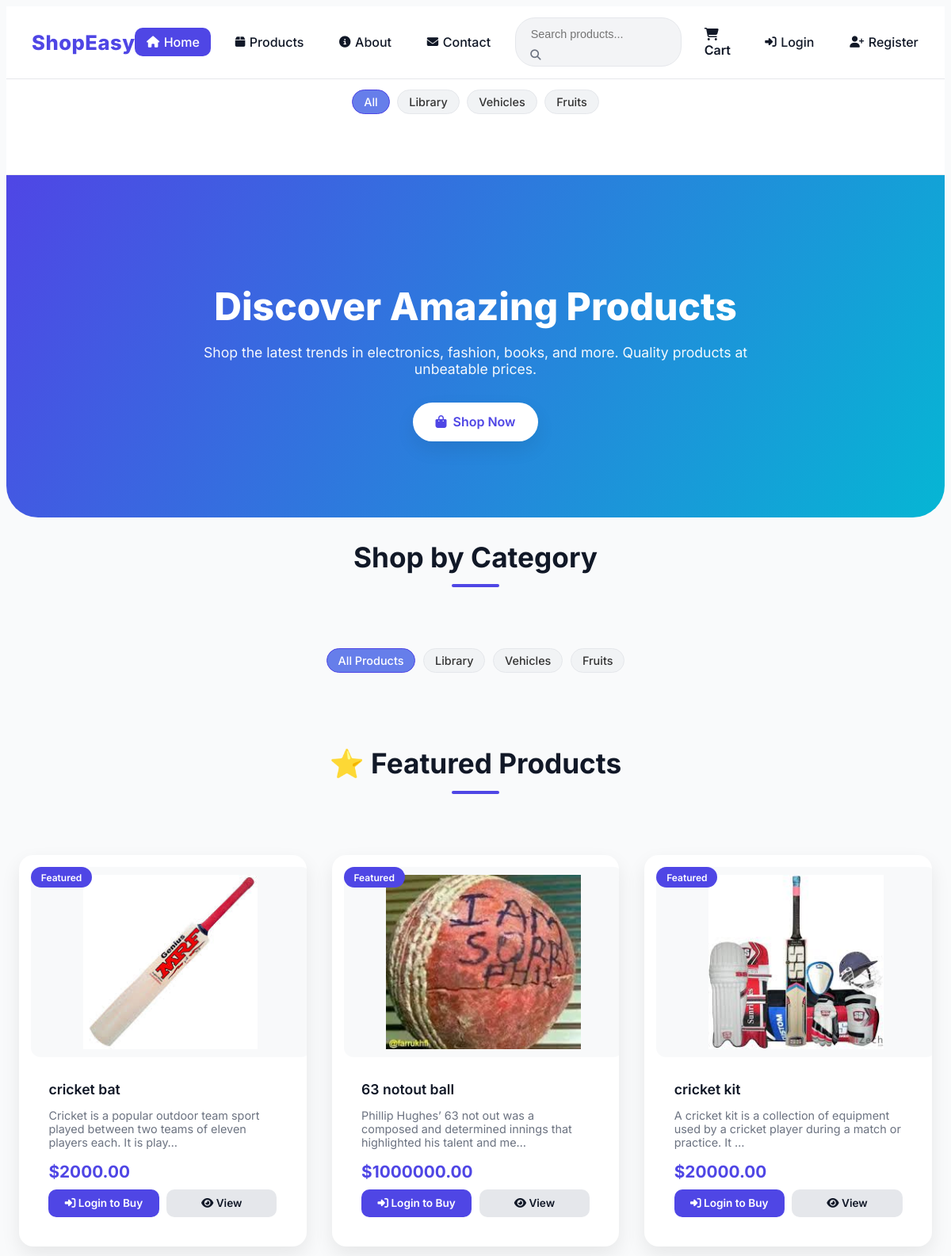
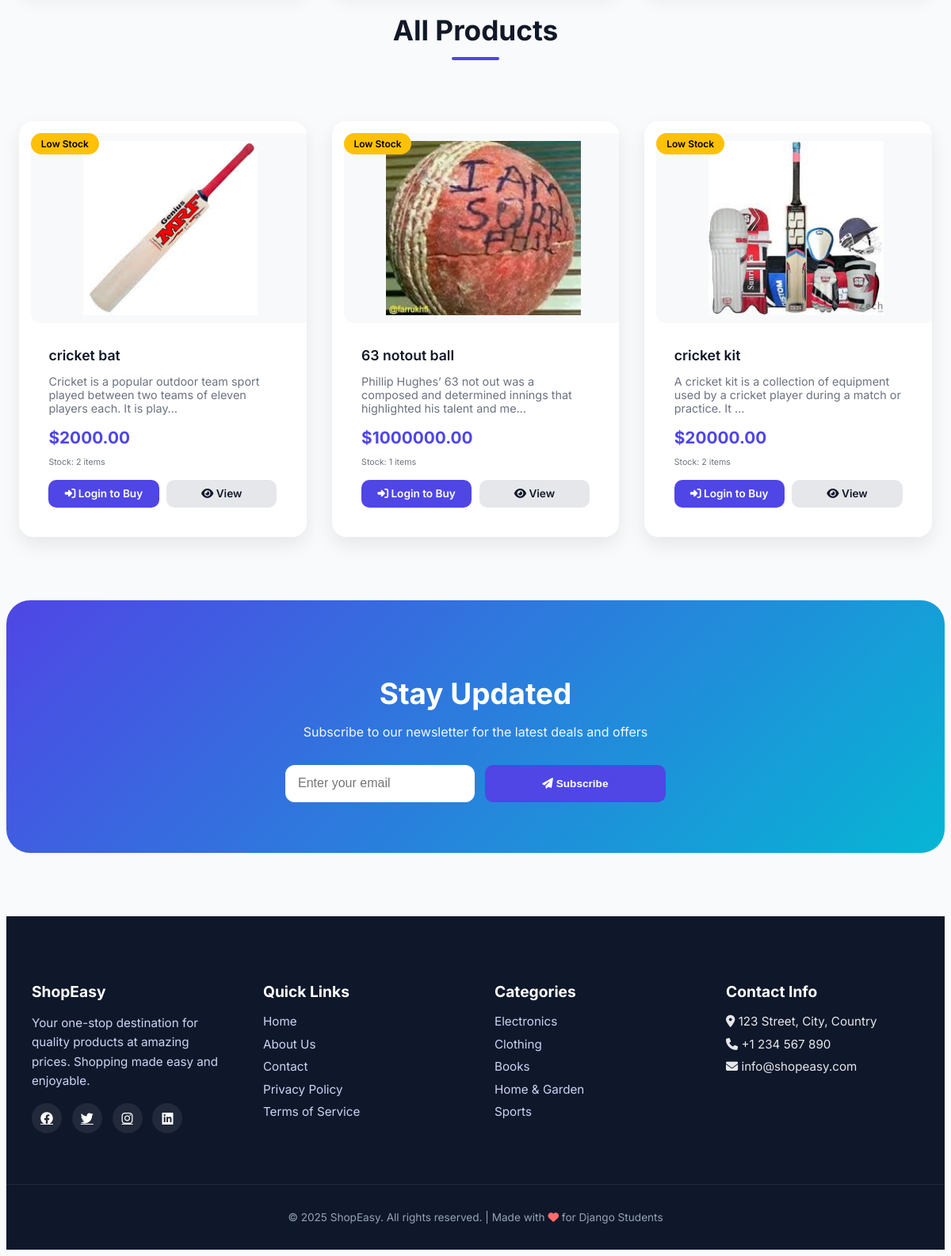
The page / on the database its author committed (2 pictures, top to bottom).
### myApp/models.py (models this page shows, shortened)
class Category(models.Model):
    name = models.CharField(max_length=100)
    description = models.TextField(blank=True, null=True)
    class Meta:
        verbose_name_plural = "Categories"

class Product(models.Model):
    name = models.CharField(max_length=200)
    description = models.TextField()
    price = models.DecimalField(max_digits=10, decimal_places=2)
    category = models.ForeignKey(Category, on_delete=models.CASCADE, related_name='products', null=True, blank=True)
    image = models.ImageField(upload_to='products/', blank=True, null=True)
    stock = models.IntegerField(default=0)
    featured = models.BooleanField(default=False)
    created_at = models.DateTimeField(auto_now_add=True)

### myApp/views.py (the view)
# urls.py: path('', views.home, name='home'),
def home(request):
    products = Product.objects.all()[:8]  # Show first 8 products
    featured_products = Product.objects.filter(featured=True)[:4]
    categories = Category.objects.all()
    return render(request, 'home.html', {
        'products': products,  # Pass all products
        'featured_products': featured_products,
        'categories': categories
    })

### myApp/templates/home.html (shortened to what this page needs)
{% extends 'base.html' %}
{% load static %}
{% block content %}
<section class="hero">
    <div class="hero-content">
        <h1>Discover Amazing Products</h1>
        <p>Shop the latest trends in electronics, fashion, books, and more. Quality products at unbeatable prices.</p>
        <a href="#products" class="cta-button pulse">
            <i class="fas fa-shopping-bag"></i> Shop Now
        </a>
    </div>
</section>
<div class="container">
    <div class="section-title">
        <h2>Shop by Category</h2>
    </div>
    <div class="categories">
        <a href="#" class="category-tag active" data-category="all">All Products</a>
        {% for category in categories %}
        <a href="#" class="category-tag" data-category="{{ category.name|lower }}">
            {{ category.name }}
        </a>
        {% endfor %}
    </div>
</div>
<div class="container">
    <div class="section-title">
        <h2>⭐ Featured Products</h2>
    </div>
    {% if featured_products %}
    <div class="product-grid">
        {% for product in featured_products %}
        <div class="product-card" data-category="{{ product.category.name|lower }}">
            {% if product.featured %}
            <div class="product-badge">Featured</div>
            {% endif %}
            <div class="product-image">
                {% if product.image %}
                <img src="{{ product.image.url }}" alt="{{ product.name }}" loading="lazy">
                {% else %}
                <div style="background: #f0f0f0; height: 100%; display: flex; align-items: center; justify-content: center; color: #999;">
                    <i class="fas fa-image fa-3x"></i>
                </div>
                {% endif %}
            </div>
            <div class="product-info">
                <h3 class="product-title">{{ product.name }}</h3>
                <p class="product-description">{{ product.description|truncatechars:100 }}</p>
                <div class="product-price">${{ product.price }}</div>
                <div class="product-actions">
                    {% if user.is_authenticated %}
                    <a href="{% url 'add_to_cart' product.id %}" class="btn btn-primary add-to-cart">
                        <i class="fas fa-cart-plus"></i> Add to Cart
                    </a>
                    {% else %}
                    <a href="{% url 'login' %}" class="btn btn-primary">
                        <i class="fas fa-sign-in-alt"></i> Login to Buy
                    </a>
                    {% endif %}
                    <a href="{% url 'product_detail' product.id %}" class="btn btn-secondary">
                        <i class="fas fa-eye"></i> View
                    </a>
                </div>
            </div>
        </div>
        {% endfor %}
    </div>
    {% else %}
    <div class="empty-state">
        <i class="fas fa-box-open fa-4x"></i>
        <h3>No featured products yet</h3>
        <p>Check back soon for amazing deals!</p>
    </div>
    {% endif %}
</div>
<div class="container" id="products">
    <div class="section-title">
        <h2>All Products</h2>
    </div>
    {% if products %}
    <div class="product-grid">
        {% for product in products %}
        <div class="product-card" data-category="{{ product.category.name|lower }}">
            {% if product.stock == 0 %}
            <div class="product-badge" style="background: #dc3545;">Out of Stock</div>
            {% elif product.stock < 10 %}
            <div class="product-badge" style="background: #ffc107; color: #000;">Low Stock</div>
            {% endif %}
            <div class="product-image">
                {% if product.image %}
                <img src="{{ product.image.url }}" alt="{{ product.name }}" loading="lazy">
                {% else %}
                <div style="background: #f0f0f0; height: 100%; display: flex; align-items: center; justify-content: center; color: #999;">
                    <i class="fas fa-image fa-3x"></i>
                </div>
                {% endif %}
            </div>
            <div class="product-info">
                <h3 class="product-title">{{ product.name }}</h3>
                <p class="product-description">{{ product.description|truncatechars:100 }}</p>
                <div class="product-price">${{ product.price }}</div>
                <div class="product-stock">
                    <small>Stock: {{ product.stock }} items</small>
                </div>
                <div class="product-actions">
                    {% if user.is_authenticated and product.stock > 0 %}
                    <a href="{% url 'add_to_cart' product.id %}" class="btn btn-primary add-to-cart">
                        <i class="fas fa-cart-plus"></i> Add to Cart
                    </a>
                    {% elif product.stock == 0 %}
                    <button class="btn btn-secondary" disabled>
                        <i class="fas fa-times-circle"></i> Out of Stock
                    </button>
                    {% else %}
                    <a href="{% url 'login' %}" class="btn btn-primary">
                        <i class="fas fa-sign-in-alt"></i> Login to Buy
                    </a>
                    {% endif %}
                    <a href="{% url 'product_detail' product.id %}" class="btn btn-secondary">
                        <i class="fas fa-eye"></i> View
                    </a>
                </div>
            </div>
        </div>
        {% endfor %}
    </div>
    {% endif %}
</div>
<section class="newsletter">
    <div class="container">
        <div class="newsletter-content">
            <h2>Stay Updated</h2>
            <p>Subscribe to our newsletter for the latest deals and offers</p>
            <form class="newsletter-form">
                <input type="email" placeholder="Enter your email" required>
                <button type="submit" class="btn btn-primary">
                    <i class="fas fa-paper-plane"></i> Subscribe
                </button>
            </form>
        </div>
    </div>
</section>
{% endblock %}

### myApp/templates/base.html (shortened to what this page needs)
<!DOCTYPE html>
<html lang="en">
<head>
    {% load static %}
    <link rel="stylesheet" href="https://cdnjs.cloudflare.com/ajax/libs/font-awesome/6.4.0/css/all.min.css">
    <link rel="stylesheet" href="{% static 'css/style.css' %}">
</head>
<body>
    <nav class="navbar">
        <a href="{% url 'home' %}" class="logo">ShopEasy</a>
        <div class="nav-links">
            <a href="{% url 'home' %}" class="nav-link {% if request.path == '/' %}active{% endif %}">
                <i class="fas fa-home"></i> Home
            </a>
            <a href="{% url 'home' %}#products" class="nav-link">
    <i class="fas fa-box"></i> Products
</a>
            <a href="{% url 'about' %}" class="nav-link {% if request.path == '/about/' %}active{% endif %}">
                <i class="fas fa-info-circle"></i> About
            </a>
            <a href="{% url 'contact' %}" class="nav-link {% if request.path == '/contact/' %}active{% endif %}">
                <i class="fas fa-envelope"></i> Contact
            </a>
            <div class="search-box">
                <form action="{% url 'search_products' %}" method="get">
                    <input type="text" name="q" id="searchInput" placeholder="Search products...">
                    <button type="submit" class="search-btn"><i class="fas fa-search"></i></button>
                </form>
            </div>
            <a href="{% url 'cart' %}" class="cart-icon">
                <i class="fas fa-shopping-cart"></i> Cart
            </a>
            {% if user.is_authenticated %}
                <span class="user-greeting">
                    <i class="fas fa-user"></i> Hi, {{ user.username }}
                </span>
                <a href="{% url 'profile' %}" class="nav-link">
                    <i class="fas fa-user-circle"></i> Profile
                </a>
                <a href="{% url 'logout' %}" class="nav-link">
                    <i class="fas fa-sign-out-alt"></i> Logout
                </a>
            {% else %}
                <a href="{% url 'login' %}" class="nav-link">
                    <i class="fas fa-sign-in-alt"></i> Login
                </a>
                <a href="{% url 'register' %}" class="nav-link">
                    <i class="fas fa-user-plus"></i> Register
                </a>
            {% endif %}
        </div>
    </nav>
    {% if categories %}
<section class="top-categories">
    <div class="container">
        <div class="categories">
            <a href="{% url 'home' %}" class="category-tag active" data-category="all">
                All
            </a>
            {% for category in categories %}
                <a href="{% url 'category' category.id %}"
                   class="category-tag">
                    {{ category.name }}
                </a>
            {% endfor %}
        </div>
    </div>
</section>
{% endif %}
    <main>
        {% block content %}{% endblock %}
    </main>
    <footer>
        <div class="footer-content">
            <div class="footer-section">
                <h3>ShopEasy</h3>
                <p>Your one-stop destination for quality products at amazing prices. Shopping made easy and enjoyable.</p>
                <div class="social-icons">
                    <a href="#"><i class="fab fa-facebook"></i></a>
                    <a href="#"><i class="fab fa-twitter"></i></a>
                    <a href="#"><i class="fab fa-instagram"></i></a>
                    <a href="#"><i class="fab fa-linkedin"></i></a>
                </div>
            </div>
            <div class="footer-section">
                <h3>Quick Links</h3>
                <ul class="footer-links">
                    <li><a href="{% url 'home' %}">Home</a></li>
                    <li><a href="{% url 'about' %}">About Us</a></li>
                    <li><a href="{% url 'contact' %}">Contact</a></li>
                    <li><a href="#">Privacy Policy</a></li>
                    <li><a href="#">Terms of Service</a></li>
                </ul>
            </div>
            <div class="footer-section">
                <h3>Categories</h3>
                <ul class="footer-links">
                    <li><a href="#">Electronics</a></li>
                    <li><a href="#">Clothing</a></li>
                    <li><a href="#">Books</a></li>
                    <li><a href="#">Home & Garden</a></li>
                    <li><a href="#">Sports</a></li>
                </ul>
            </div>
            <div class="footer-section">
                <h3>Contact Info</h3>
                <ul class="footer-links">
                    <li><i class="fas fa-map-marker-alt"></i> 123 Street, City, Country</li>
                    <li><i class="fas fa-phone"></i> +1 234 567 890</li>
                    <li><i class="fas fa-envelope"></i> info@shopeasy.com</li>
                </ul>
            </div>
        </div>
        <div class="footer-bottom">
            <p>&copy; 2025 ShopEasy. All rights reserved. | Made with <i class="fas fa-heart" style="color: #ff6b6b;"></i> for Django Students</p>
        </div>
    </footer>
</body>
</html>

### rows shown on the page
Category: name "Library"
Category: name "Vehicles"
Category: name "Fruits"
Product: featured "Featured", image (picture), name "cricket bat", description "Cricket is a popular outdoor team sport played between two teams of eleven players each. It is play…", price "2000.00", shows "Low Stock", stock "2", shows "Login to Buy"
Product: featured "Featured", image (picture), name "63 notout ball", description "Phillip Hughes’ 63 not out was a composed and determined innings that highlighted his talent and me…", price "1000000.00", shows "Low Stock", stock "1", shows "Login to Buy"
Product: featured "Featured", image (picture), name "cricket kit", description "A cricket kit is a collection of equipment used by a cricket player during a match or practice. It …", price "20000.00", shows "Low Stock", stock "2", shows "Login to Buy"
